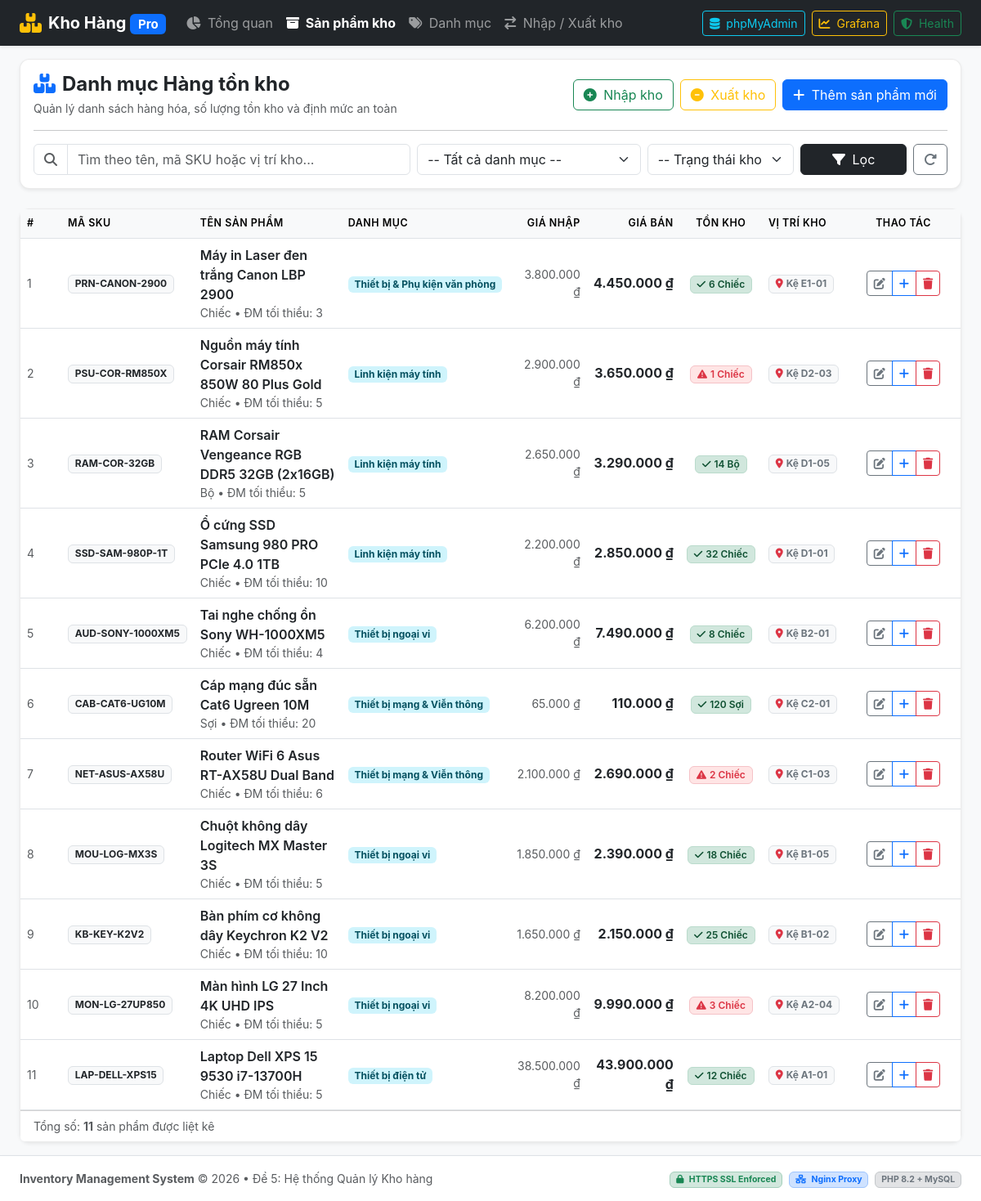
/products.php, run on the app's committed database.
### tables this page shows
CREATE TABLE `products` (
    `id` INT AUTO_INCREMENT PRIMARY KEY,
    `category_id` INT NOT NULL,
    `sku` VARCHAR(50) NOT NULL UNIQUE,
    `name` VARCHAR(200) NOT NULL,
    `unit` VARCHAR(30) NOT NULL DEFAULT 'Cái',
    `purchase_price` DECIMAL(12,2) NOT NULL DEFAULT 0.00,
    `selling_price` DECIMAL(12,2) NOT NULL DEFAULT 0.00,
    `quantity` INT NOT NULL DEFAULT 0,
    `min_quantity` INT NOT NULL DEFAULT 5,
    `location` VARCHAR(100) NULL DEFAULT 'Kệ A1',
    `created_at` DATETIME DEFAULT CURRENT_TIMESTAMP,
    `updated_at` DATETIME DEFAULT CURRENT_TIMESTAMP ON UPDATE CURRENT_TIMESTAMP,
    CONSTRAINT `fk_products_category` FOREIGN KEY (`category_id`) REFERENCES `categories` (`id`) ON DELETE CASCADE
);

CREATE TABLE `categories` (
    `id` INT AUTO_INCREMENT PRIMARY KEY,
    `code` VARCHAR(50) NOT NULL UNIQUE,
    `name` VARCHAR(150) NOT NULL,
    `description` TEXT NULL,
    `created_at` DATETIME DEFAULT CURRENT_TIMESTAMP
);

### src/config.php (called while the page is built, shortened)
<?php
function format_currency($amount) {
    return number_format((float)$amount, 0, ',', '.') . ' ₫';
}
function clean_input($data) {
    return htmlspecialchars(trim($data ?? ''), ENT_QUOTES, 'UTF-8');
}

### src/products.php (the view, shortened to what this page needs)
<?php
require_once __DIR__ . '/includes/header.php';
$search = clean_input($_GET['search'] ?? '');
$query = "SELECT p.*, c.name as category_name
          FROM products p
          LEFT JOIN categories c ON p.category_id = c.id
          WHERE 1=1";
$params = [];
$query .= " ORDER BY p.id DESC";
$products = [];
if ($pdo) {
    $stmt = $pdo->prepare($query);
    $stmt->execute($params);
    $products = $stmt->fetchAll();
}
?>
<div class="card shadow-sm mb-4">
    <div class="card-body">
        <div class="d-flex flex-column flex-md-row justify-content-between align-items-md-center gap-3">
            <div>
                <h4 class="fw-bold mb-1"><i class="fa-solid fa-boxes-stacked text-primary me-2"></i>Danh mục Hàng tồn kho</h4>
                <p class="text-muted small mb-0">Quản lý danh sách hàng hóa, số lượng tồn kho và định mức an toàn</p>
            </div>
            <div class="d-flex gap-2">
                <a href="/transactions.php?type=IN" class="btn btn-outline-success">
                    <i class="fa-solid fa-plus-circle me-1"></i> Nhập kho
                </a>
                <a href="/transactions.php?type=OUT" class="btn btn-outline-warning">
                    <i class="fa-solid fa-minus-circle me-1"></i> Xuất kho
                </a>
                <a href="/product_add.php" class="btn btn-primary">
                    <i class="fa-solid fa-plus me-1"></i> Thêm sản phẩm mới
                </a>
            </div>
        </div>
        <hr class="my-3">
        <form method="GET" action="/products.php" class="row g-2">
            <div class="col-md-5">
                <div class="input-group">
                    <span class="input-group-text bg-white"><i class="fa-solid fa-magnifying-glass text-muted"></i></span>
                    <input type="text" name="search" class="form-control" placeholder="Tìm theo tên, mã SKU hoặc vị trí kho..." value="<?= htmlspecialchars($search) ?>">
                </div>
            </div>
            <div class="col-md-3">
                <select name="category_id" class="form-select">
                    <option value="">-- Tất cả danh mục --</option>
                </select>
            </div>
            <div class="col-md-2">
                <select name="status" class="form-select">
                    <option value="">-- Trạng thái kho --</option>
                </select>
            </div>
            <div class="col-md-2 d-flex gap-2">
                <button type="submit" class="btn btn-dark w-100"><i class="fa-solid fa-filter me-1"></i> Lọc</button>
                <a href="/products.php" class="btn btn-outline-secondary" title="Đặt lại"><i class="fa-solid fa-rotate-right"></i></a>
            </div>
        </form>
    </div>
</div>
<div class="card shadow-sm">
    <div class="table-responsive">
        <table class="table table-hover align-middle mb-0">
            <thead>
                <tr>
                    <th style="width: 50px;">#</th>
                    <th>Mã SKU</th>
                    <th>Tên sản phẩm</th>
                    <th>Danh mục</th>
                    <th class="text-end">Giá nhập</th>
                    <th class="text-end">Giá bán</th>
                    <th class="text-center">Tồn kho</th>
                    <th>Vị trí kho</th>
                    <th class="text-center" style="width: 140px;">Thao tác</th>
                </tr>
            </thead>
            <tbody>
                <?php if (empty($products)): ?>
                    <tr>
                        <td colspan="9" class="text-center py-5 text-muted">
                            <i class="fa-solid fa-inbox fs-1 mb-2"></i>
                            <div>Không tìm thấy sản phẩm nào phù hợp điều kiện lọc.</div>
                        </td>
                    </tr>
                <?php else: ?>
                    <?php foreach ($products as $i => $p): ?>
                        <tr>
                            <td class="text-muted small"><?= $i + 1 ?></td>
                            <td><span class="badge bg-light text-dark border fw-bold"><?= htmlspecialchars($p['sku']) ?></span></td>
                            <td>
                                <div class="fw-semibold text-dark"><?= htmlspecialchars($p['name']) ?></div>
                                <div class="text-muted small"><?= htmlspecialchars($p['unit']) ?> &bull; ĐM tối thiểu: <?= $p['min_quantity'] ?></div>
                            </td>
                            <td><span class="badge bg-info-subtle text-info-emphasis"><?= htmlspecialchars($p['category_name'] ?? 'Không rõ') ?></span></td>
                            <td class="text-end text-muted small"><?= format_currency($p['purchase_price']) ?></td>
                            <td class="text-end fw-bold text-dark"><?= format_currency($p['selling_price']) ?></td>
                            <td class="text-center">
                                <?php if ($p['quantity'] <= 0): ?>
                                    <span class="badge badge-out-of-stock px-2 py-1"><i class="fa-solid fa-ban me-1"></i>Hết hàng (0)</span>
                                <?php elseif ($p['quantity'] <= $p['min_quantity']): ?>
                                    <span class="badge badge-low-stock px-2 py-1" title="Dưới mức an toàn <?= $p['min_quantity'] ?>">
                                        <i class="fa-solid fa-triangle-exclamation me-1"></i><?= $p['quantity'] ?> <?= htmlspecialchars($p['unit']) ?>
                                    </span>
                                <?php else: ?>
                                    <span class="badge badge-in-stock px-2 py-1">
                                        <i class="fa-solid fa-check me-1"></i><?= $p['quantity'] ?> <?= htmlspecialchars($p['unit']) ?>
                                    </span>
                                <?php endif; ?>
                            </td>
                            <td><span class="badge bg-light text-secondary border"><i class="fa-solid fa-location-dot me-1 text-danger"></i><?= htmlspecialchars($p['location'] ?: 'Chưa xếp') ?></span></td>
                            <td class="text-center">
                                <div class="btn-group btn-group-sm" role="group">
                                    <a href="/product_edit.php?id=<?= $p['id'] ?>" class="btn btn-outline-secondary" title="Sửa thông tin">
                                        <i class="fa-solid fa-pen-to-square"></i>
                                    </a>
                                    <a href="/transactions.php?type=IN&product_id=<?= $p['id'] ?>" class="btn btn-outline-primary" title="Nhập thêm hàng">
                                        <i class="fa-solid fa-plus"></i>
                                    </a>
                                    <a href="/product_delete.php?id=<?= $p['id'] ?>" class="btn btn-outline-danger btn-confirm-delete" data-name="<?= htmlspecialchars($p['name']) ?>" title="Xóa">
                                        <i class="fa-solid fa-trash"></i>
                                    </a>
                                </div>
                            </td>
                        </tr>
                    <?php endforeach; ?>
                <?php endif; ?>
            </tbody>
        </table>
    </div>
    <div class="card-footer bg-white py-2 text-muted small">
        Tổng số: <strong><?= count($products) ?></strong> sản phẩm được liệt kê
    </div>
</div>
<?php require_once __DIR__ . '/includes/footer.php'; ?>

### src/assets/css/style.css (style rules this page uses)
body { min-height: 100vh; display: flex; flex-direction: column; font-family: -apple-system, BlinkMacSystemFont, "Segoe UI", Roboto, "Helvetica Neue", Arial, sans-serif; color: #2b3445; }
.card { border-radius: 0.75rem; border: 1px solid rgba(0,0,0,0.08); transition: transform 0.2s ease, box-shadow 0.2s ease; }
.table th { font-weight: 600; text-transform: uppercase; font-size: 0.78rem; letter-spacing: 0.5px; background-color: #f8f9fa; }
.badge-low-stock { background-color: #ffe5e5; color: #dc3545; font-weight: 600; border: 1px solid #f5c2c7; }
.badge-in-stock { background-color: #d1e7dd; color: #0f5132; font-weight: 600; border: 1px solid #badbcc; }

### data on the page
products: sku "PRN-CANON-2900", name "Máy in Laser đen trắng Canon LBP 2900", unit "Chiếc", min_quantity "3", category.name "Thiết bị & Phụ kiện văn phòng", purchase_price "3.800.000 ₫", selling_price "4.450.000 ₫", quantity "6", location "Kệ E1-01"
products: sku "PSU-COR-RM850X", name "Nguồn máy tính Corsair RM850x 850W 80 Plus Gold", unit "Chiếc", min_quantity "5", category.name "Linh kiện máy tính", purchase_price "2.900.000 ₫", selling_price "3.650.000 ₫", quantity "1", location "Kệ D2-03"
products: sku "RAM-COR-32GB", name "RAM Corsair Vengeance RGB DDR5 32GB (2x16GB)", unit "Bộ", min_quantity "5", category.name "Linh kiện máy tính", purchase_price "2.650.000 ₫", selling_price "3.290.000 ₫", quantity "14", location "Kệ D1-05"
products: sku "SSD-SAM-980P-1T", name "Ổ cứng SSD Samsung 980 PRO PCIe 4.0 1TB", unit "Chiếc", min_quantity "10", category.name "Linh kiện máy tính", purchase_price "2.200.000 ₫", selling_price "2.850.000 ₫", quantity "32", location "Kệ D1-01"
products: sku "AUD-SONY-1000XM5", name "Tai nghe chống ồn Sony WH-1000XM5", unit "Chiếc", min_quantity "4", category.name "Thiết bị ngoại vi", purchase_price "6.200.000 ₫", selling_price "7.490.000 ₫", quantity "8", location "Kệ B2-01"
products: sku "CAB-CAT6-UG10M", name "Cáp mạng đúc sẵn Cat6 Ugreen 10M", unit "Sợi", min_quantity "20", category.name "Thiết bị mạng & Viễn thông", purchase_price "65.000 ₫", selling_price "110.000 ₫", quantity "120", location "Kệ C2-01"
products: sku "NET-ASUS-AX58U", name "Router WiFi 6 Asus RT-AX58U Dual Band", unit "Chiếc", min_quantity "6", category.name "Thiết bị mạng & Viễn thông", purchase_price "2.100.000 ₫", selling_price "2.690.000 ₫", quantity "2", location "Kệ C1-03"
products: sku "MOU-LOG-MX3S", name "Chuột không dây Logitech MX Master 3S", unit "Chiếc", min_quantity "5", category.name "Thiết bị ngoại vi", purchase_price "1.850.000 ₫", selling_price "2.390.000 ₫", quantity "18", location "Kệ B1-05"
products: sku "KB-KEY-K2V2", name "Bàn phím cơ không dây Keychron K2 V2", unit "Chiếc", min_quantity "10", category.name "Thiết bị ngoại vi", purchase_price "1.650.000 ₫", selling_price "2.150.000 ₫", quantity "25", location "Kệ B1-02"
products: sku "MON-LG-27UP850", name "Màn hình LG 27 Inch 4K UHD IPS", unit "Chiếc", min_quantity "5", category.name "Thiết bị ngoại vi", purchase_price "8.200.000 ₫", selling_price "9.990.000 ₫", quantity "3", location "Kệ A2-04"
products: sku "LAP-DELL-XPS15", name "Laptop Dell XPS 15 9530 i7-13700H", unit "Chiếc", min_quantity "5", category.name "Thiết bị điện tử", purchase_price "38.500.000 ₫", selling_price "43.900.000 ₫", quantity "12", location "Kệ A1-01"

### other printed values
count($products) "11"
